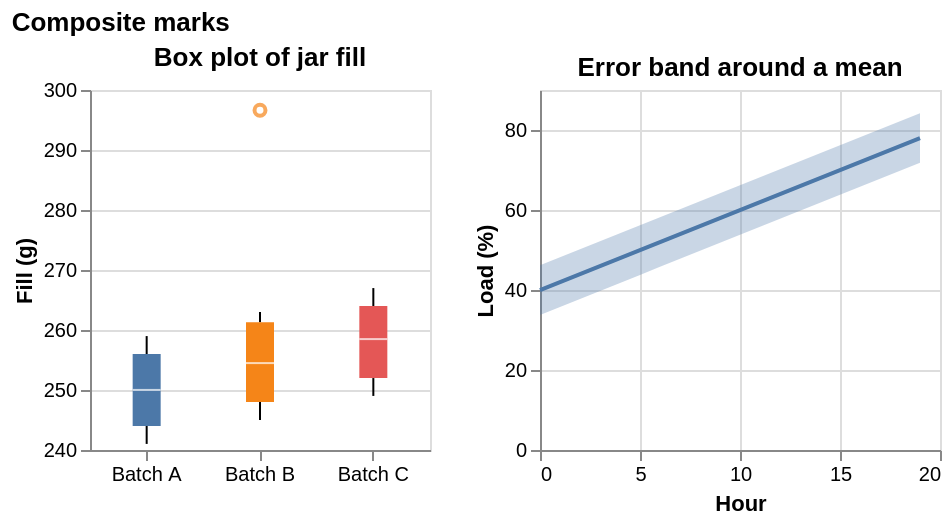

The specification (Vega-Lite) saved for this image:
### Vega-Lite specification from a JSON file in a GitHub repository (floating-point values rounded to 4 significant figures)
{"$schema": "https://vega.github.io/schema/vega-lite/v6.json", "description": "Two composite marks side by side: a box plot per batch and an error band around a mean line.", "title": "Composite marks", "hconcat": [{"title": "Box plot of jar fill", "width": 170, "height": 180, "data": {"sequence": {"start": 0, "stop": 90, "as": "i"}}, "transform": [{"calculate": "['Batch A', 'Batch B', 'Batch C'][datum.i % 3]", "as": "batch"}, {"calculate": "250 + (datum.i % 3) * 4 + 9 * sin(datum.i * 1.3) + (datum.i == 31 ? 38 : 0)", "as": "grams"}], "mark": {"type": "boxplot", "extent": 1.5}, "encoding": {"x": {"field": "batch", "type": "nominal", "title": null, "axis": {"labelAngle": 0}}, "y": {"field": "grams", "type": "quantitative", "scale": {"zero": false}, "title": "Fill (g)"}, "color": {"field": "batch", "type": "nominal", "legend": null}}}, {"title": "Error band around a mean", "width": 200, "height": 180, "data": {"sequence": {"start": 0, "stop": 120, "as": "i"}}, "transform": [{"calculate": "floor(datum.i / 6)", "as": "hour"}, {"calculate": "40 + datum.hour * 2 + 8 * sin(datum.i * 2.1)", "as": "load"}], "layer": [{"mark": {"type": "errorband", "extent": "stdev", "opacity": 0.3}, "encoding": {"y": {"field": "load", "type": "quantitative", "title": "Load (%)"}}}, {"mark": "line", "encoding": {"y": {"field": "load", "type": "quantitative", "aggregate": "mean"}}}], "encoding": {"x": {"field": "hour", "type": "quantitative", "title": "Hour"}}}]}
